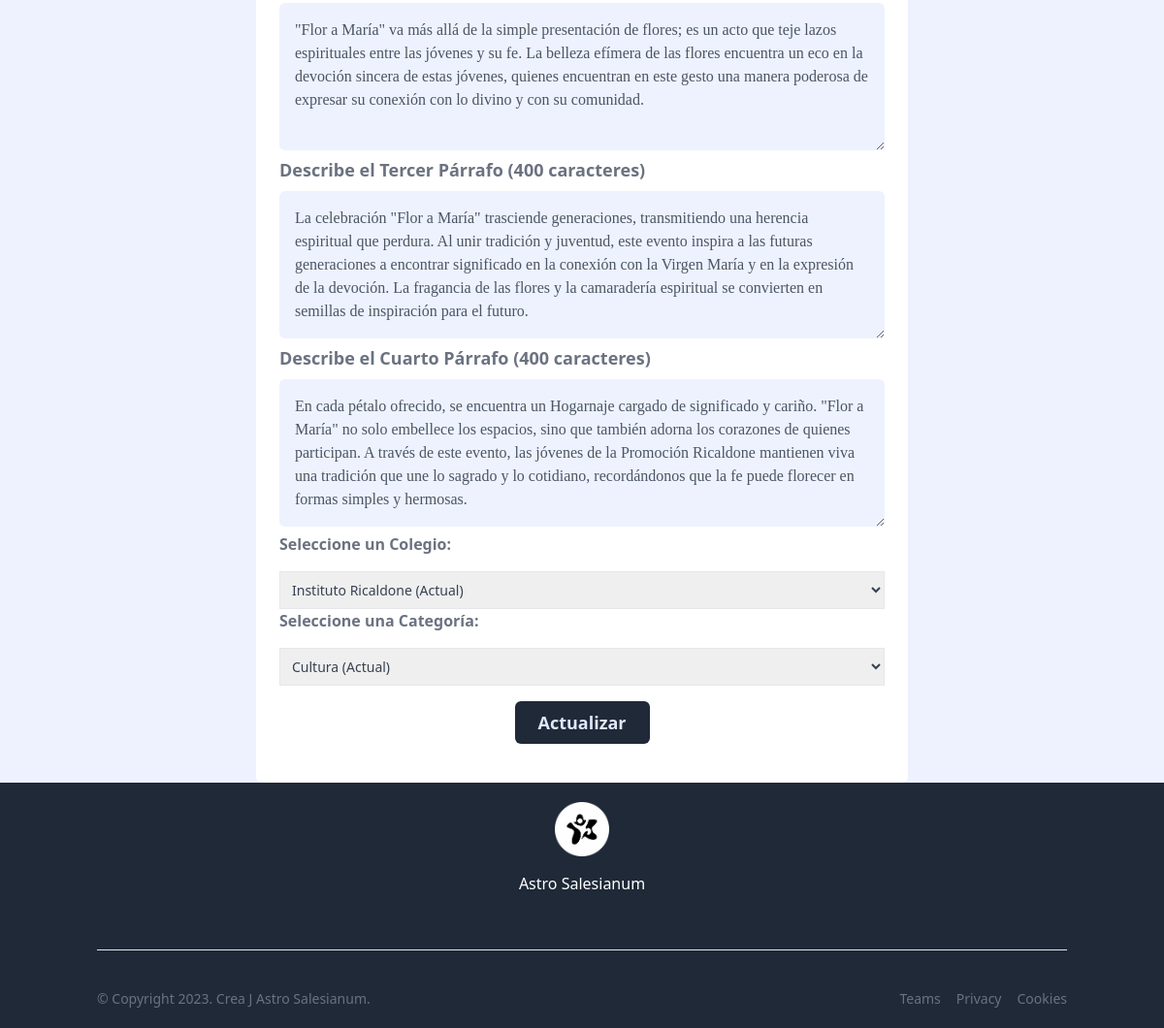
Page /src/editnews.php?new=118 (signed in, lower part) on the earlier database version.
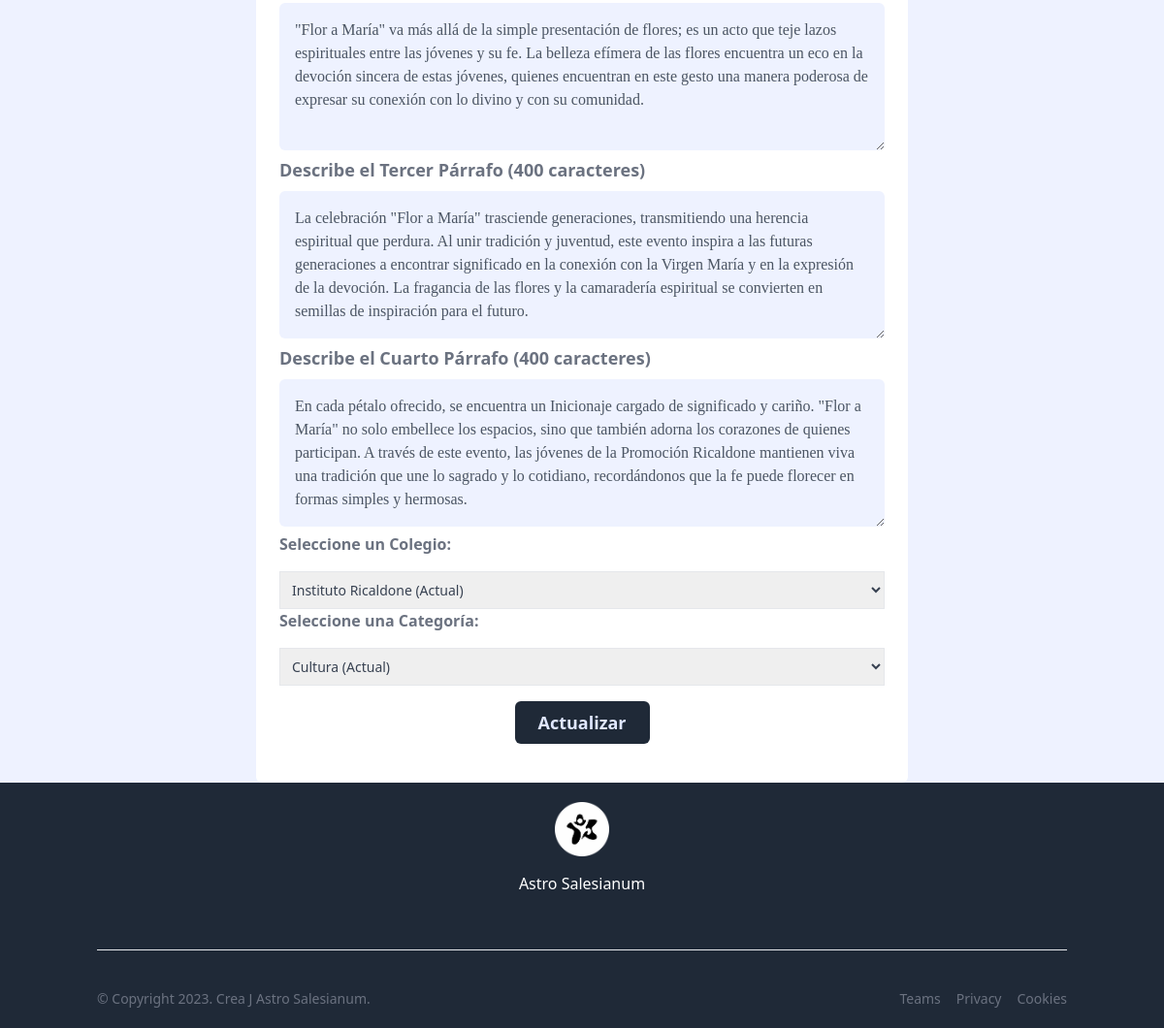
Same page on the later database version.
### tables this page shows
CREATE TABLE `news` (
  `id_news` int(11) NOT NULL,
  `id_reporter` varchar(100) DEFAULT NULL,
  `main_image` text DEFAULT NULL,
  `photographer` varchar(100) NOT NULL,
  `headline` text NOT NULL,
  `drophead` text NOT NULL,
  `date` date NOT NULL,
  `BodyOne` text NOT NULL,
  `BodyTwo` text NOT NULL,
  `BodyThree` text NOT NULL,
  `BodyFour` text NOT NULL,
  `school` text NOT NULL,
  `Category` text NOT NULL,
  `State` text NOT NULL
);

### src/PHP/editNews-Var.php (called while the page is built, shortened)
<?php
$conexion = mysqli_connect('localhost', 'root', '', 'astrodb');
$new= $_GET['new'];
$query = "SELECT * FROM `news` WHERE `id_news` = '$new'";
$result = mysqli_query($conexion, $query);
?>

### src/editnews.php (the view, shortened to what this page needs)
<?php
include("./PHP/editNews-Var.php");
while($row = mysqli_fetch_array($result)){
?>
<!DOCTYPE html>
<html lang="en">
<head>
<link rel="stylesheet" href="../Public/menu.css">
<link rel="stylesheet" href="../Public/boton.css">
<link rel="stylesheet" href="../Public/tailwind.css">
      <link rel="stylesheet" href="./css/Translate.css">
    <link rel="stylesheet" href="https://cdnjs.cloudflare.com/ajax/libs/material-design-icons/3.0.1/iconfont/material-icons.min.css" />
      <link rel="stylesheet" href="https://cdnjs.cloudflare.com/ajax/libs/material-design-icons/3.0.1/iconfont/material-icons.min.css" />
</head>
<body>
        <div class="bg-indigo-50 min-h-screen md:px-20 sm:pt-6">
          <div class=" bg-white rounded-md px-6 py-10 max-w-2xl mx-auto">
              <div class="shrink-0 mt-5">
              <div class="flex flex-col items-center " x-data="{ open: false }">
<form method="post" enctype="multipart/form-data" action="./PHP/CRUD_New.php">
              <div>
<textarea id="description" cols="15" rows="5" name="BodyTwo"  maxlength="400" placeholder="Escribe tu noticia..." class="w-full font-serif  p-4 text-gray-600 bg-indigo-50 outline-none rounded-md"><?php echo $row['BodyTwo']?></textarea>
</div>
<div>
<label for="description" class="block mb-2 text-lg text-gray-500 font-bold">Describe el Tercer Párrafo (400 caracteres)</label>
<textarea id="description" cols="15" rows="5" name="BodyThree"  maxlength="400" placeholder="Escribe tu noticia..." class="w-full font-serif  p-4 text-gray-600 bg-indigo-50 outline-none rounded-md"><?php echo $row['BodyThree']?></textarea>
</div>
<div>
<label for="description" class="block mb-2 text-lg text-gray-500 font-bold">Describe el Cuarto Párrafo (400 caracteres)</label>
<textarea id="description" cols="15" rows="5" name="BodyFour"  maxlength="400" placeholder="Escribe tu noticia..." class="w-full font-serif  p-4 text-gray-600 bg-indigo-50 outline-none rounded-md"><?php echo $row['BodyFour']?></textarea>
</div>
                <label for="name" class="text-lx font-bold text-gray-500">Seleccione un Colegio:</label>
                <div class="options md:flex md:space-x-6 text-sm items-center text-gray-700 mt-4">
                    <select class="w-full border border-gray-200 p-2 focus:outline-none focus:border-gray-500" name="school">
                      <option value="<?php echo $row['school']; ?>"><?php echo $row['school']; ?> (Actual)</option>
                    </select>
                </div>
              </div>
              <div>
                <label for="name" class="text-lx font-bold text-gray-500">Seleccione una Categoría:</label>
                <div class="options md:flex md:space-x-6 text-sm items-center text-gray-700 mt-4">
                    <select class="w-full border border-gray-200 p-2 focus:outline-none focus:border-gray-500" name="category">
                    <option value="<?php echo $row['Category']; ?>"><?php echo $row['Category']; ?> (Actual)</option>
                    </select>
                </div>
              </div>
              <div class="pt-4">
           <input class=" px-6 py-2 mx-auto block rounded-md text-lg font-semibold text-indigo-100 bg-gray-800  " type="submit" value="Actualizar" name="edit">
              </div>
            </div>
          </div>
        </div>
                <footer class="bg-gray-800">
  <div class="container px-3 py-5 mx-auto">
      <div class="flex flex-col items-center text-center">
          <a href="#">
              <img class="w-auto h-14" src="../img/AstroFavicon.png" alt="">
          </a>
          <p class="max-w-md mx-auto mt-4 text-white">Astro Salesianum</p>
      </div>
      <hr class="my-10 border-gray-200" />
      <div class="flex flex-col items-center sm:flex-row sm:justify-between">
          <p class="text-sm text-gray-500">© Copyright 2023. Crea J Astro Salesianum.</p>
          <div class="flex mt-3 -mx-2 sm:mt-0">
              <a href="#" class="mx-2 text-sm text-gray-500 transition-colors duration-300 hover:text-gray-500 dark:hover:text-gray-300" aria-label="Reddit"> Teams </a>
              <a href="#" class="mx-2 text-sm text-gray-500 transition-colors duration-300 hover:text-gray-500 dark:hover:text-gray-300" aria-label="Reddit"> Privacy </a>
              <a href="#" class="mx-2 text-sm text-gray-500 transition-colors duration-300 hover:text-gray-500 dark:hover:text-gray-300" aria-label="Reddit"> Cookies </a>
          </div>
      </div>
  </div>
  <div class = "group fixed bottom-0 right-0 p-2  flex items-end justify-end w-24 h-24 " id="google_translate_element">
</footer>
</body>
</html>
<?php }  ?>  <script src="https://cdnjs.cloudflare.com/ajax/libs/jquery/3.5.0/jquery.min.js"></script>

### Public/boton.css (style rules this page uses)
a img { width: 0; }

### src/css/Translate.css (style rules this page uses)
body { top: 0 !important; }

Differences in the rows shown:
changed news "Instituto Ricaldone (Actual)": BodyFour "…ofrecido, se encuentra un Hogarnaje cargado de significado y…" → "…ofrecido, se encuentra un Inicionaje cargado de significado y…"
